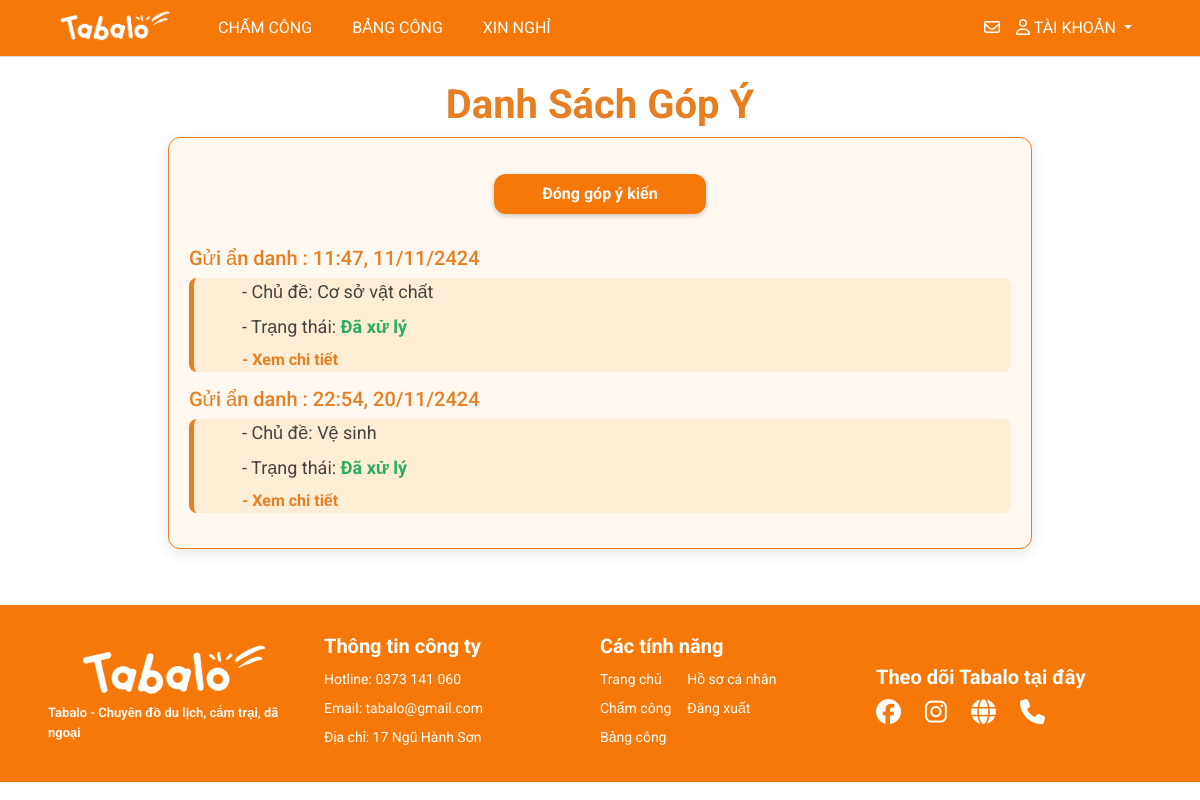
The app's page /letters/ (signed in), older data.
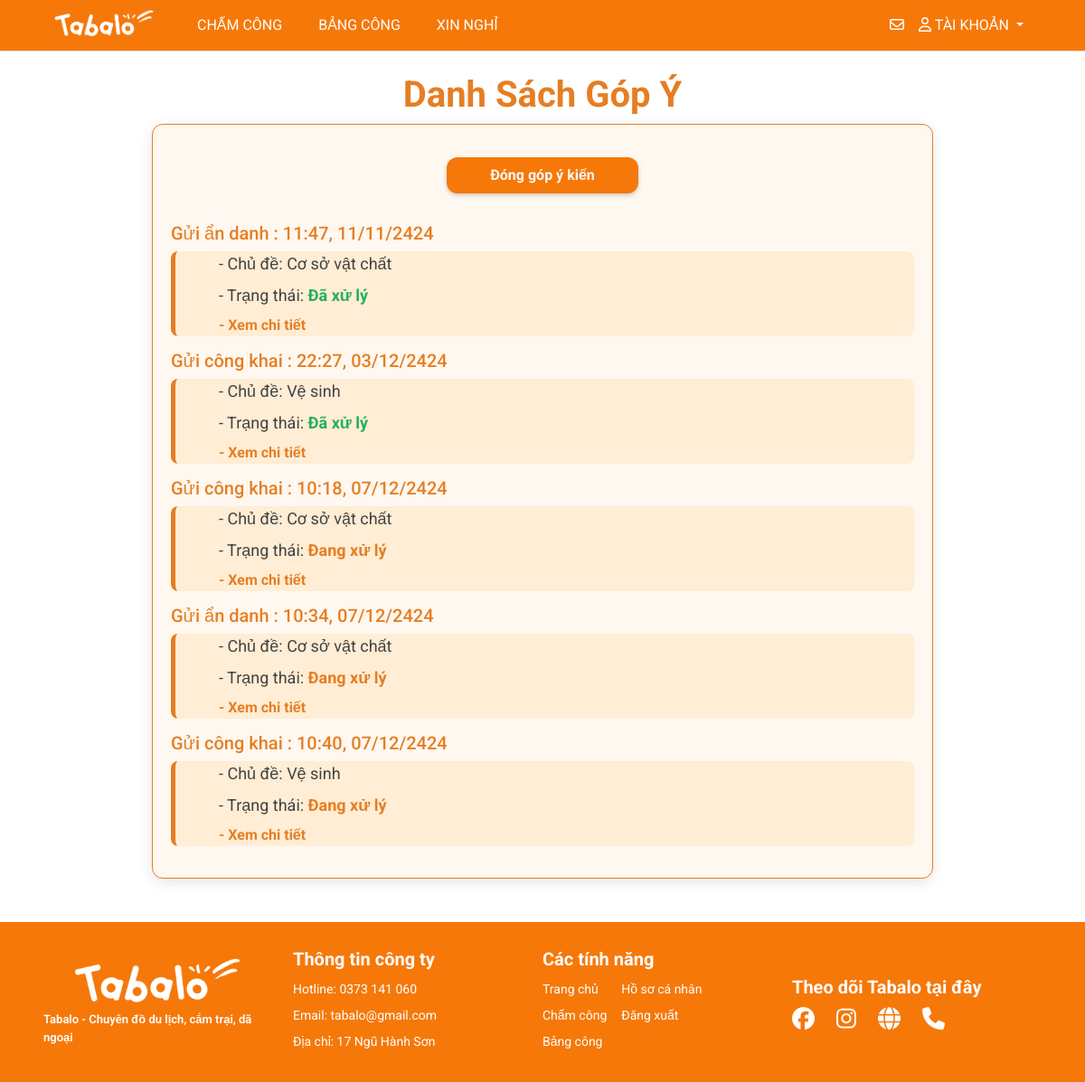
The same page, newer data.
### myapp/models.py (models this page shows, shortened)
class Letter(models.Model):
    user = models.ForeignKey(User, on_delete=models.CASCADE)
    is_anonymous = models.BooleanField(default=False)
    topic = models.ForeignKey(TopicLetter, on_delete=models.CASCADE)
    content = models.TextField()
    status = models.CharField(max_length=30, choices=[('Đang xử lý', 'Đang xử lý'),('Đã xử lý', 'Đã xử lý')], default='Đang xử lý')
    created_at = models.DateTimeField(auto_now_add=True)

class TopicLetter(models.Model):
  name = models.CharField(max_length=50)
  def __str__(self):
      return self.name

### myapp/views.py (the view, shortened to what this page needs)
# urls.py: path('letters/', views.letters, name='letters'),
def letters(request):
    if request.user.is_authenticated:
        title = 'Hòm thư ý kiến'
        my_letters = Letter.objects.filter(user=request.user)
        form = LetterForm(request.POST or None)
        context = {'title': title, 'form': form, 'my_letters': my_letters}
        return render(request, 'pages/letters.html', context)
    else:
        return redirect('login')

### management/context_processors.py (called while the page is built)
def pending_dayoff(request):
  count_pending = DayOffRequest.objects.filter(status='pending').count()
  return {'count_pending': count_pending}

### templates/pages/letters.html (shortened to what this page needs)
{% extends '../layouts/base.html' %}
{% block main %}
<br>
<h1 style="text-align: center; font-size: 2.5rem; font-weight: bold; color: #E67E22;">Danh Sách Góp Ý</h1>
<div class="container" style="display: flex; justify-content: center;">
  <div style="width: 80%; background-color: #FFF8F0; border: 1px solid #E67E22; border-radius: 12px; padding: 20px; box-shadow: 0 4px 15px rgba(0, 0, 0, 0.1);">
    <center>
      <button id="open-form" class="btn btn-info bg-btn btn-letter mt-3 text-light pe-5 ps-5 pt-2 pb-2"
              style="background-color: #E67E22; border: none; border-radius: 8px; font-weight: bold; box-shadow: 0 2px 5px rgba(0, 0, 0, 0.2);">
        Đóng góp ý kiến
      </button>
    </center>
    <br>
    <div>
      {% if my_letters %}
        {% for lt in my_letters %}
          <h5 class="mt-2" style="font-size: 20px; color: #E67E22;">
            {% if lt.is_anonymous %} Gửi ẩn danh {% else %} Gửi công khai {% endif %}: {{ lt.created_at|date:"H:i, d/m/yy" }}
          </h5>
          <div class="px-5" style="border-left: 5px solid #E67E22; padding-left: 15px; background-color: #FFEDD5; border-radius: 8px; margin-bottom: 15px;">
            <div style="font-size: 18px; color: #424242;" class="pb-2">- Chủ đề: {{ lt.topic.name }}</div>
            <div style="font-size: 18px; color: #424242;" class="pb-2">- Trạng thái:
              <span style="color: {% if lt.status == 'Đang xử lý' %}#E67E22{% else %}#27AE60{% endif %}; font-weight: 700;">
                {{ lt.status }}
              </span>
            </div>
            <a href="/letters/{{ lt.id }}/" style="text-decoration: none; color: #E67E22; font-weight: bold;">- Xem chi tiết</a>
          </div>
        {% endfor %}
      {% else %}
          <h5 style="font-size: 20px; color: #424242;">Bạn chưa đóng góp ý kiến</h5>
      {% endif %}
    </div>
  </div>
</div>
<br><br>
{% load static %}
{% endblock %}

### templates/layouts/base.html (shortened to what this page needs)
{% load static %}
<!DOCTYPE html>
<html lang="en">
<head>
    <link rel="stylesheet" href="{% static 'styles/style.css' %}">
    <link rel="stylesheet" href="https://cdnjs.cloudflare.com/ajax/libs/font-awesome/6.5.2/css/all.min.css"/>
    <link href="https://cdn.jsdelivr.net/npm/bootstrap@5.2.3/dist/css/bootstrap.min.css" rel="stylesheet">
</head>
<body>
    {% include '../partials/header.html' %}
    <main class="ms-5 me-5 font-rbt">
        {% block main %}
        {% endblock %}
    </main>
    {% include '../partials/footer.html' %}
</body>
</html>

### templates/partials/header.html (shortened to what this page needs)
{% load static %}
<nav class="navbar navbar-expand-lg bg-orange">
  <div class="container-fluid me-5 ms-5">
    <a class="navbar-brand" href="/" style="padding-top: 0;">
      <img src="{% static 'images/logo.png' %}" height="30px" alt="Ảnh logo">
    </a>
    <div class="collapse navbar-collapse font-rbt" id="navbarNavDropdown">
      <ul class="navbar-nav me-auto mb-2 mb-lg-0 ms-4 gap-4">
        {% if request.user.is_authenticated and not request.user.is_superuser %}
        <li class="nav-item">
          <a class="nav-link {% if request.path == '/time-keeping/' %} text-select {% endif %} nav-link-hover" href="/time-keeping/">CHẤM CÔNG</a>
        </li>
        <li class="nav-item">
          <a class="nav-link {% if request.path == '/sheet/'|add:request.user.username|add:'/' %} text-select {% endif %} nav-link-hover" href="/sheet/{{request.user.username}}/">BẢNG CÔNG</a>
        </li>
        <li class="nav-item">
          <a class="nav-link {% if request.path == '/request-day-off/'|add:request.user.username|add:'/' %} text-select {% endif %} nav-link-hover" href="{% url 'request-day-off' request.user.username %}">XIN NGHỈ</a>
        </li>
        {% endif %}
      </ul>
      {% if request.user.is_authenticated %}
      <ul class="navbar-nav">
        <li class="nav-item">
          {% if request.user.is_superuser %}
            <a class="nav-link {% if request.path == '/management/letter/' %} text-select {% endif %} nav-link-hover" href="/management/letter/" style="font-size: 16px;">
              <i class="fa-regular fa-envelope"></i>
            </a>
          {% else %}
            <a class="nav-link {% if request.path == '/letters/' %} text-select {% endif %} nav-link-hover" href="/letters/" style="font-size: 16px;">
              <i class="fa-regular fa-envelope"></i>
            </a>
          {% endif %}
        </li>
        <li class="nav-item dropdown">
          <a class="nav-link dropdown-toggle nav-link-hover" href="#" role="button" data-bs-toggle="dropdown" aria-expanded="false" style="font-size: 16px;">
            <i class="fa-regular fa-user"></i> TÀI KHOẢN
          </a>
        </li>
      </ul>
      {% else %}
      <ul class="navbar-nav">
        <li class="nav-item">
          <a class="nav-link {% if request.path == '/login/' %} text-select {% endif %} nav-link-hover" href="/login/">ĐĂNG NHẬP</a>
        </li>
      </ul>
      {% endif %}
    </div>
  </div>
</nav>

### templates/partials/footer.html
{% load static %}
<div class="bg-orange font-rbt">
  <div class="row pe-5 ps-5 pt-4 pb-4" style="width: 100%;">
    <div class="col d-flex items-center">
      <div class="mt-3 mb-3">
        <div class="d-flex justify-content-center mb-2">
          <img src="{% static 'images/logo.png' %}" alt="Logo" height="50px">
        </div>
        <div class="text-white" style="font-size: 13px; font-weight: 600;">Tabalo - Chuyên đồ du lịch, cắm trại, dã ngoại</div>
      </div>
    </div>
    <div class="col d-flex items-center">
      <div>
        <div class="text-white mb-2" style="font-size: 20px; font-weight: 700;">Thông tin công ty</div>
        <div class="text-white">
          <div style="font-size: 14px;" class="mb-2">Hotline: 0373 141 060</div>
          <div style="font-size: 14px;" class="mb-2">Email: tabalo@gmail.com</div>
          <div style="font-size: 14px;" class="mb-2">Địa chỉ: 17 Ngũ Hành Sơn</div>
        </div>
      </div>
    </div>
    <div class="col d-flex items-center">
      <div>
        <div class="text-white mb-2" style="font-size: 20px; font-weight: 700;">Các tính năng</div>
        <div class="text-white d-flex gap-3">
          <div>
            <div style="font-size: 14px;" class="mb-2">Trang chủ</div>
            <div style="font-size: 14px;" class="mb-2">Chấm công</div>
            <div style="font-size: 14px;" class="mb-2">Bảng công</div>
          </div>
          <div>
            <div style="font-size: 14px;" class="mb-2">Hồ sơ cá nhân</div>
            <div style="font-size: 14px;" class="mb-2">Đăng xuất</div>
          </div>
        </div>
      </div>
    </div>
    <div class="col d-flex items-center">
      <div class="mt-3 mb-3">
        <div class="text-white mb-2" style="font-size: 20px; font-weight: 700;">Theo dõi Tabalo tại đây</div>
        <div class="text-white d-flex gap-4" style="font-size: 25px; font-weight: 600;">
          <i class="fa-brands fa-facebook"></i>
          <i class="fa-brands fa-instagram"></i>
          <i class="fa-solid fa-globe"></i>
          <i class="fa-solid fa-phone"></i>
        </div>
      </div>
    </div>
  </div>
</div>

### static/styles/style.css (style rules this page uses)
.bg-orange { background-color: #F67809 !important; --bs-pagination-active-border-color: #F67809 !important; }
.bg-btn { background-color: #F67809 !important; --bs-btn-border-color: #F67809 !important; border-radius: 12px !important; --bs-btn-hover-border-color: none !important; --bs-btn-active-bg: none !important; --bs-btn-active-border-color: none !important; }
.nav-link { color: white !important; }
.font-rbt { font-family: 'Roboto', sans-serif; }
.items-center { align-items: center; }
main { position: relative; min-height: 68.5vh; }
.navbar-expand-lg { position: sticky !important; top: 0 !important; z-index: 999 !important; border-bottom: .1px solid rgb(223, 223, 223); }
.text-select { font-weight: 900 !important; }
.bg-orange { background-color: #FF7043; }
.nav-link-hover { color: white; transition: color 0.3s ease, background-color 0.3s ease; }

### templates/pages/letters.html (style rules this page uses)
.container div { transition: transform 0.2s ease-in-out, box-shadow 0.2s ease-in-out; }
.px-5 { border-left: 4px solid #E67E22; background-color: #FFE8D5; }

Row changes from the older to the newer data that the page shows:
removed Letter: is_anonymous "Gửi ẩn danh", created_at "22:54, 20/11/2424", topic.name "Vệ sinh", status "Đã xử lý"
added Letter: is_anonymous "Gửi công khai", created_at "22:27, 03/12/2424", topic.name "Vệ sinh", status "Đã xử lý"
added Letter: is_anonymous "Gửi công khai", created_at "10:18, 07/12/2424", topic.name "Cơ sở vật chất", status "Đang xử lý"
added Letter: is_anonymous "Gửi ẩn danh", created_at "10:34, 07/12/2424", topic.name "Cơ sở vật chất", status "Đang xử lý"
added Letter: is_anonymous "Gửi công khai", created_at "10:40, 07/12/2424", topic.name "Vệ sinh", status "Đang xử lý"
